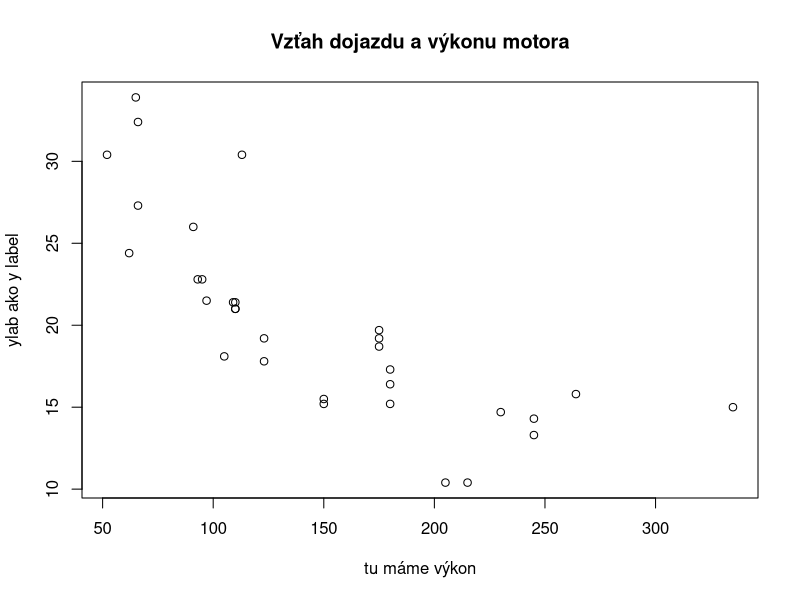
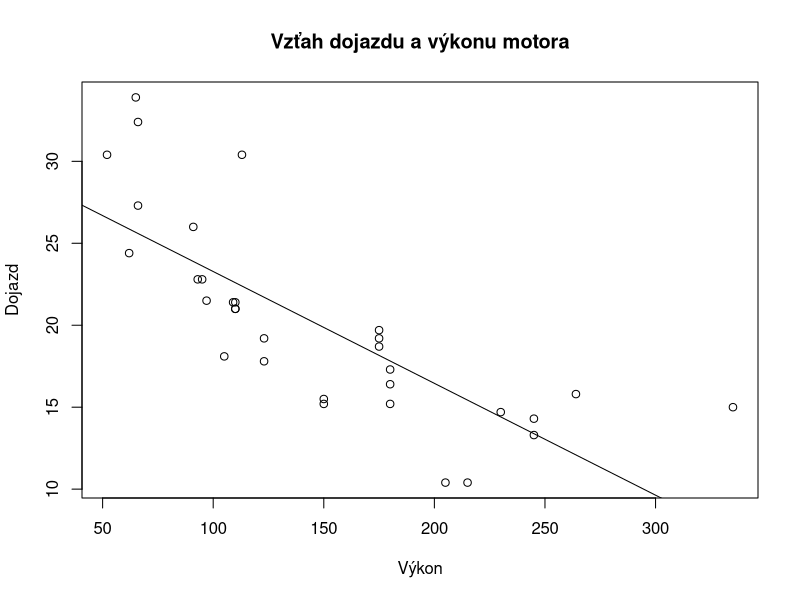
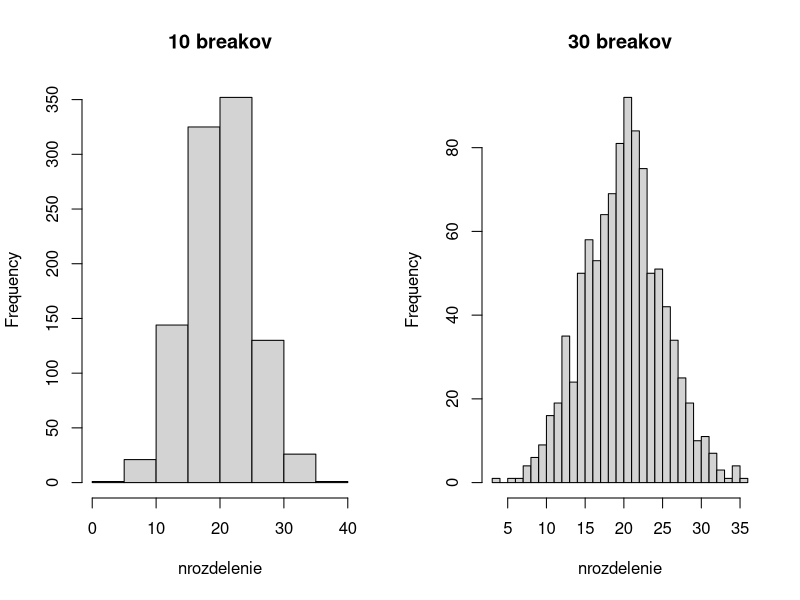
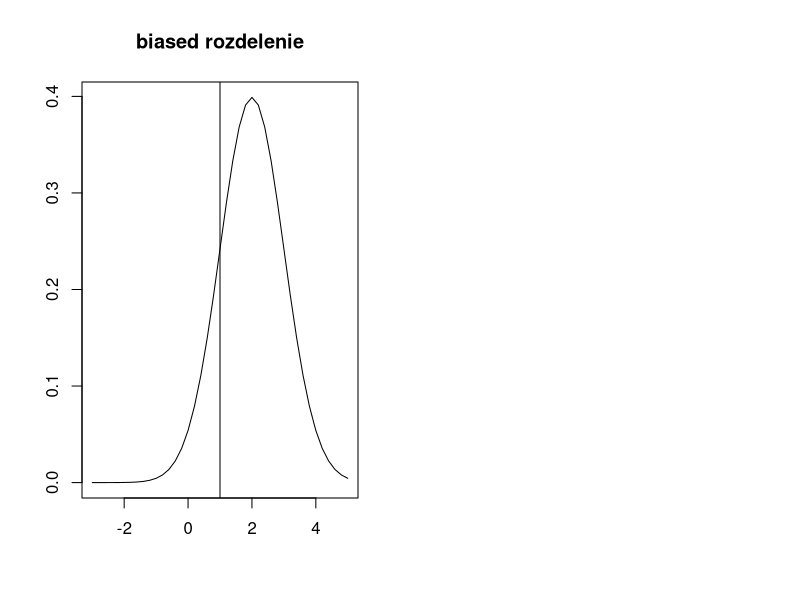

These figures' R source, in order:
## ---- chunk 1
library(knitr)
opts_chunk$set(echo = TRUE)
## ---- chunk 2
5 + 5
5 - 5
5 * 5
5 / 5
5^2
## ---- chunk 3
# zobrazí zvyšok z delenia

5 %% 2
## ---- chunk 4
mean(2, 4, 6)
abs(-5)
sqrt(8)
## ---- chunk 5
# Priradíme teda objektu "a" výsledok "2 + 2".

a <- 2 + 2

# Po napísaní názvu objektu do konzoly nám konzola ukáže už len výsledok.

a

# Nové priradenie hodnoty starému objektu prepíše starú hodnotu.

a <- 5 + 5

a
## ---- chunk 6
a^2
## ---- chunk 7
# Objektu "a" priradíme súbor číselných hodnôt a vytvoríme z neho vektor.

a <- c(5, 1, 4, 2, 3)

a

## ---- chunk 8
b <- c(5, 9, 6, 8, 7)
a + b
min(a)
sort(a)
sum(a)
## ---- chunk 9
# sample(), seq() a rep()
## ---- chunk 10
# Ako prvé potrebujeme zadať "x", teda vektor hodnôt, z ktorých chceme vyberať.
# Pre nás to budú hodnoty medzi 160 až 190, ktoré navolíme ako 160:190.

# 160:190 jednoducho vypíše hodnoty zaradom od 160 do 190. A sample() z nich náhodne vyberie
# nami určený počet hodnôt.


# "size" je počet hodnôt, aký ma funkcia vybrať.

# "replace", či môže vybrať jednu hodnotu viackrát, alebo ju má vylúčiť.

# "prob" použijeme, ak chceme priradiť istým hodnotám inú váhu.

vyska <- sample(x = 160:190, size = 10, replace = TRUE)

print(vyska)
## ---- chunk 11
seq(from = 2, to = 12, by = 0.5)
## ---- chunk 12
# Zadáme "od", "do" a koľko časí má vektor mať.

seq(from = 4, to = 10, length = 4) 

seq(from = 4, to = 10, length = 8)

# Alternatívou je zadať "od", "po", a rozdeliť to po požadovaných kúskoch
# na požadovanú dĺžku.

seq(from = 4, by = 0.5, length = 25)
## ---- chunk 13
rep(x = 1, times = 10)

rep(x = c(1, 2, 3), times = 3)
## ---- chunk 14
# Vytvorme si obyčajný číselný vektor.

obycajny_vektor <- c(1:10)

obycajny_vektor

# Za použitia indexovania môžeme vybrať akúkoľvek hodnotu. Chceme vybrať prvú.

obycajny_vektor[1]

# Alebo súbor hodnôt. Vyberieme prvú a poslednú hodnotu.

obycajny_vektor[c(1, 10)]
## ---- chunk 15
# Indexovaním môžeme aj odobrať hodnotu. Napr., ak chceme všetky okrem poslednej:

obycajny_vektor[-10]
## ---- chunk 16
# Pre vytvorenie vektora obsahujúceho textové reťazce, musí byť obsah ohraničený
# úvodzovkami "".

vector_characters <- c("c", "musíme", "používať", "stále", "ak", "chceme",
                       "viac", "hodnôt")

vector_characters

## ---- chunk 17


nazvy <- c("prvy", "druhy", "treti")
cisla <- c(1, 2, 3)

# Použijeme na to funkciu names()

names(cisla) <- nazvy

# Ak sa teraz pozrieme na vektor "cisla", uvidíme, že sme číslam priradili názvy.
# Na vypísanie výsledku môžeme použíť aj funkciu print().

print(cisla)

## ---- chunk 18
names(cisla) <- c("adin", "dos", "tres")

print(cisla)
## ---- chunk 19
# Logické operátory, inak známe ako Booleovské operátory, nám ako výsledok
# poskytnú výstup v podobe TRUE alebo FALSE.
# ! Pre overenie rovnosti použijeme "==".

vektor <-  5

vektor == 5

vektor == 6
## ---- chunk 20
# Vektor výšky ľudí, ktorý sme si skôr vytvorili.

vyska <- sample(x = 160:190, size = 10, replace = TRUE)

# Použitie logického operátora na zistenie, kto má viac ako 170cm. 

viac_ako_170 <- vyska > 170

# Výsledky však nebudú číselnými hodnotami, ale hodnotami booleovského typu.

print(viac_ako_170)

# To nám však nebráni zužiťkovať to pomocou funkcie "sum()" a zistiť počet 
# vyhovujúcich hodnôt. Zráta to všetky TRUE hodnoty.

sum(viac_ako_170)

# Čo dokážeme pomocou indexovania pretvoriť na číselné hodnoty.

vyska_v_cm <- vyska[vyska > 170]

print(vyska_v_cm)


## ---- chunk 21
# Pri funkcií matrix() zadáme vektor, a argumenty v podobe počtu riadkov, stĺpcov,
# a či má byť vektor usporiadaný po riadkoch alebo nie po riadkoch.

vektor <- c(1, 2, 3, 4, 5, 6, 7, 8, 9)

# Vytvoríme si štvorcovú maticu 3x3

matica1 <- matrix(vektor, nrow = 3, ncol = 3, byrow = TRUE)

matica1
## ---- chunk 22
# Zmeníme usporiadanie na FALSE, takže bude matica usporiadaná po stĺpcoch.

matica2 <- matrix(vektor, nrow = 3, ncol = 3, byrow = FALSE)

matica2
## ---- chunk 23
# Potrebujeme si vytvoriť vektory, ktoré budeme chcieť zlepiť.
# Vektor c(1:3) bude taký istý ako c(1, 2, 3).

vektor1 <- c(1:3)
vektor2 <- c(4, 5, 6)
vektor3 <- c(7, 8, 9)

# Zviazanie po riadkoch.

matica_riadky <- rbind(vektor1, vektor2, vektor3)

matica_riadky

## ---- chunk 24
matica_stlpce <- cbind(vektor1, vektor2, vektor3)

matica_stlpce
## ---- chunk 25
# Budeme pracovať s vyššie vytvorenou maticou "matica_riadky".

matica_riadky[1, 3] # jeden prvok, prvý riadok, tretí stĺpec
## ---- chunk 26
matica_riadky[1, ] # celý prvý riadok
## ---- chunk 27
matica_riadky[ , 1] # celý prvý stĺpec
## ---- chunk 28
matica_riadky * 5
## ---- chunk 29
matica_riadky %*% matica_stlpce
## ---- chunk 30
matica_riadky + matica_stlpce
## ---- chunk 31
matica_riadky

t(matica_riadky)
## ---- chunk 32
# Predpokladajme, že pracujeme so štvorcovou maticou.
# Ak by ste mali overiť, či sú vektory lineárne nezávislé,
# všetky ich spojíme do matice, a vyrátame rank matice. Ak bude rank
# rovný počtu vektorov, vektory sú navzájom  lineárne nezávislé.

vektor1 <- c(2, 3, 1, 9)
vektor2 <- c(1, 0, 3, 4)
vektor3 <- c(2, 9, 0, 3)
vektor4 <- c(4, 7, 2, 4)

matica <- rbind(vektor1, vektor2, vektor3, vektor4)


# Operátor "$" dokáže extrahovať konkrétnu hodnotu, ktorú chceme extrahovať. Skúste použiť
# príkaz "qr(matica)", ktorý nám vyráta ešte pár ďalších vecí. Nás však zaujíma iba rank.

qr(matica)$rank # vyrátame hodnosť matice
## ---- chunk 33
# Vidíme, že rank je rovný počtu riadkov/stĺpcov, teda naše vektory sú lineárne nezávislé.
## ---- chunk 34
# Pre načítanie datasetu do objektu použijeme trocha nezvyčajný prístup, kde:
# datasets predstavuje názov balíku, a "mtcars" dataset, ktorý chceme sprístupniť.
# Pomocou "::" sprístupníme konkrétny objekt z balíka.

data <- datasets::mtcars

# Ak by sme datasetu nechceli priradiť vlastný názov, ale ponechať originálny:

data("mtcars")

# Funkcia bude fungovať aj bez úvodzoviek.
## ---- chunk 35
# Predpokladajme, že máme načítaný dataset "mtcars".
# Pomocou funkcie "head()" si načítame prvých 6 riadkov.
# Alternatíva je "tail()" (ako chvost), pre vypísanie posledných 6 riadkov.

head(data)

# Vidíme, že je to súbor aút, s rôznymi parametrami.
# My sa budeme snažiť vysvetliť vplyv "hp" (horsepower, konské sily), 
# na "mph" (miles per galon, čiže koľko kilometrov má auto dojazd).
## ---- chunk 36
# Plotneme si dáta, ktoré dáme do regresie, čiže "mpg" a "hp".

plot(x = data$hp, y = data$mpg, ylab = "ylab ako y label", xlab = "tu máme výkon",
     main = "Vzťah dojazdu a výkonu motora")

## ---- chunk 37
# Chceme zistiť dopad "hp" na "mpg".
# Použijeme funkciu "lm()", ako linear model.
# Na konci musíme ako argument uviesť dáta, ktoré použijeme.

model <- lm(mpg ~ hp, data = data)

# Alternatívne môžeme model napísať pomocou extrakcie takto.
# Preferujem tento postup.

model <- lm(data$mpg ~ data$hp)

# Dostaneme dva koeficienty. Jeden pre intercept Beta0 a druhý pre Beta1 ako "hp".

model

# Intercept sa väčšinou neinterpretuje, slúži len pre určenie počiatočnej hodnoty.
# Ak by sme koeficient interpretovali, mohli by sme povedať, že auto s nula koňmi
# prejde 30 míľ na galón. Koeficient B1 by sme interpretovali ako:
# "každá extra konská sila, zníži dojazd o -0.068 míle". 
## ---- chunk 38
# Znova si plotneme dáta.

plot(x = data$hp, y = data$mpg, ylab = "Dojazd", xlab = "Výkon",
     main = "Vzťah dojazdu a výkonu motora")

# A pomocou funkcie "abline()" napasujeme do grafu priamku modelu.
# Abline ako priamka z bodu A do bodu B.

abline(model) 
## ---- chunk 39
# Pripomeňme si hodnoty nášho modelu.

model

# Na poradí pri kovariancii nezáleží.

kovar <- cov(data$mpg, data$hp)

rozptyl <- var(data$hp)

beta1 <- kovar/rozptyl

print(beta1)

# Oba parametre majú hodnotu -0.068 a rovnajú sa.
# Skúsme B0.

ybar <- mean(data$mpg)
xbar <- mean(data$hp)

beta0 <- ybar - (beta1 * xbar)

print(beta0)

# Sedí. :)

## ---- chunk 40
# Zostrojme si pre ilustráciu normálne rozdelenie.
# Môžeme pôžiť dnorm(), pre vyrátanie krásneho normálneho rozdelenia, ktorému
# by sme zadali vlastné hodnoty, my však použijeme rnorm(), pre vygenerovanie
# n hodnôt z normálneho rozdelenia.

nrozdelenie <-  rnorm(n = 1000, mean = 20, sd = 5)

# Použijeme hist() namiesto plot(). Funkcia plot() by defaultne použila scatterplot.
# Argument "breaks" určí, na koľko častí rozlámeme náš histogram.
# Viacej častí nám umožní krajšie vystihnúť normálne rozdelenie.
# Funkciou par() si zobrazíme dva grafy vedľa seba a ukážeme rozdiel.

par(mfrow=c(1, 2)) 

# Všimnime si, že sú centrované okolo priemeru, ktorý sme zadali ako 20.

hist(nrozdelenie, breaks = 10, main = "10 breakov")

hist(nrozdelenie, breaks = 30, main = "30 breakov")

# Pre navrátenie zobrazenia grafov na jeden, použijeme "par(mfrow=c(1, 1))".
## ---- chunk 41
# Ukážme si, čo to biased vlastné znamená. Použijeme na to dnorm().
# dnorm() nám vyberie konkrétny bod z rozdelenia, preto je potrebné mu zadať
# vektor.

x <- seq(from = -3, to = 5, by = 0.2)

# type = "l" ako "line", čiara.
# Povedzme, že populačný priemer mí, je 1.
# Zaznačíme si ho v grafe pomocou abline(), použijeme arugment "v" ako vertical.


plot(x = x, y = dnorm(x, mean = 2, sd = 1), type = "l",
     main = "biased rozdelenie", ylab = "", xlab = "")

abline(v = 1)
